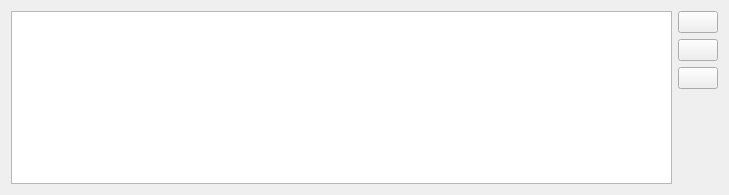
<?xml version="1.0" encoding="UTF-8"?>
<ui version="4.0">
 <class>MarkerWidget</class>
 <widget class="QWidget" name="MarkerWidget">
  <property name="geometry">
   <rect>
    <x>0</x>
    <y>0</y>
    <width>729</width>
    <height>195</height>
   </rect>
  </property>
  <property name="windowTitle">
   <string>Form</string>
  </property>
  <layout class="QHBoxLayout" name="horizontalLayout">
   <item>
    <widget class="QTreeView" name="treeView">
     <property name="selectionMode">
      <enum>QAbstractItemView::MultiSelection</enum>
     </property>
     <property name="itemsExpandable">
      <bool>true</bool>
     </property>
     <property name="animated">
      <bool>true</bool>
     </property>
     <property name="expandsOnDoubleClick">
      <bool>true</bool>
     </property>
     <attribute name="headerMinimumSectionSize">
      <number>0</number>
     </attribute>
    </widget>
   </item>
   <item>
    <layout class="QVBoxLayout" name="verticalLayout">
     <item>
      <widget class="QPushButton" name="bAdd">
       <property name="sizePolicy">
        <sizepolicy hsizetype="Fixed" vsizetype="Fixed">
         <horstretch>0</horstretch>
         <verstretch>0</verstretch>
        </sizepolicy>
       </property>
       <property name="toolTip">
        <string>Add marker</string>
       </property>
       <property name="text">
        <string/>
       </property>
       <property name="icon">
        <iconset theme="list-add" resource="../../icons.qrc">
         <normaloff>:/icons/add.svg</normaloff>:/icons/add.svg</iconset>
       </property>
      </widget>
     </item>
     <item>
      <widget class="QPushButton" name="bAddAll">
       <property name="sizePolicy">
        <sizepolicy hsizetype="Fixed" vsizetype="Fixed">
         <horstretch>0</horstretch>
         <verstretch>0</verstretch>
        </sizepolicy>
       </property>
       <property name="toolTip">
        <string>Add markers to all traces</string>
       </property>
       <property name="text">
        <string/>
       </property>
       <property name="icon">
        <iconset theme="list-add" resource="../../icons.qrc">
         <normaloff>:/icons/add.svg</normaloff>:/icons/add.svg</iconset>
       </property>
      </widget>
     </item>
     <item>
      <widget class="QPushButton" name="bDelete">
       <property name="sizePolicy">
        <sizepolicy hsizetype="Fixed" vsizetype="Fixed">
         <horstretch>0</horstretch>
         <verstretch>0</verstretch>
        </sizepolicy>
       </property>
       <property name="toolTip">
        <string>Delete marker</string>
       </property>
       <property name="text">
        <string/>
       </property>
       <property name="icon">
        <iconset theme="list-remove" resource="../../icons.qrc">
         <normaloff>:/icons/remove.svg</normaloff>:/icons/remove.svg</iconset>
       </property>
      </widget>
     </item>
     <item>
      <spacer name="verticalSpacer">
       <property name="orientation">
        <enum>Qt::Vertical</enum>
       </property>
       <property name="sizeHint" stdset="0">
        <size>
         <width>20</width>
         <height>40</height>
        </size>
       </property>
      </spacer>
     </item>
    </layout>
   </item>
  </layout>
 </widget>
 <resources>
  <include location="../../icons.qrc"/>
 </resources>
 <connections/>
</ui>
